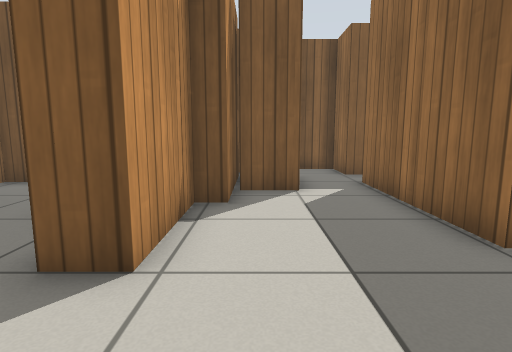
view 1 (above)

19 first-person views from a walk through a robot-simulator world made for Gazebo. The camera is 0.72 m above the floor, tilts 8° down and sees 80° across. Floor lines are 1 m apart. The floor is counted in squares, 0.5 m on a side. Each view is taken from the middle of a square. On the plan, view 1 faces up. The plan holds only what a view shows up to about 14 squares ahead; the rest is blank. Gazebo's built-in surfaces are drawn with simple patterns.

view 2
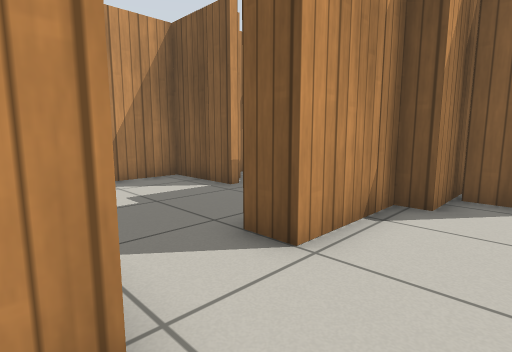

view 3
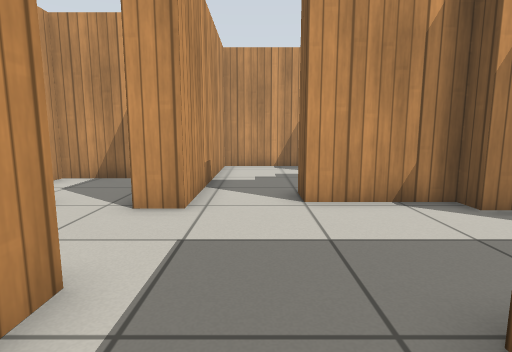

view 4
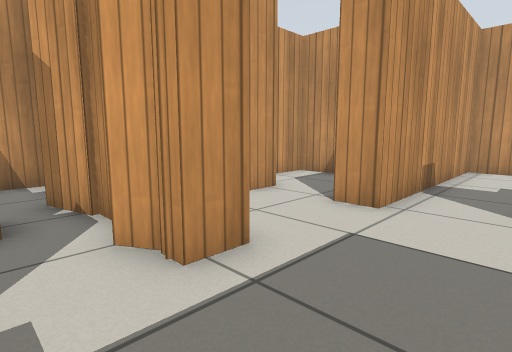

view 5
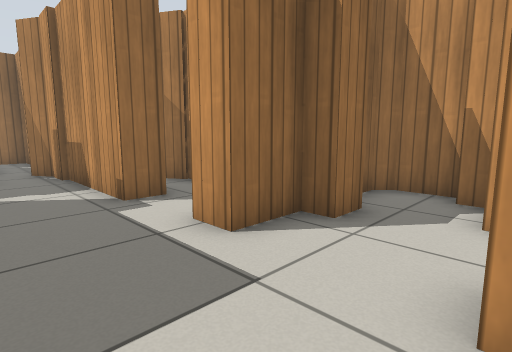

view 6
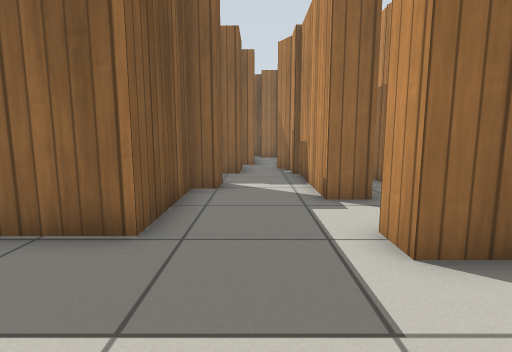

view 7
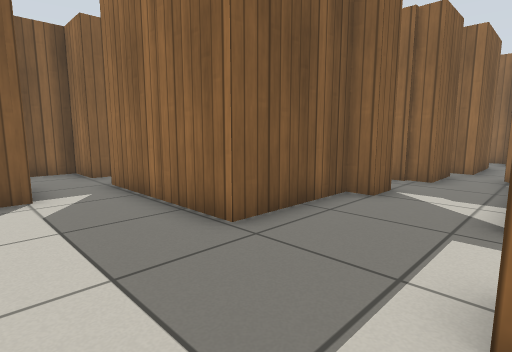

view 8
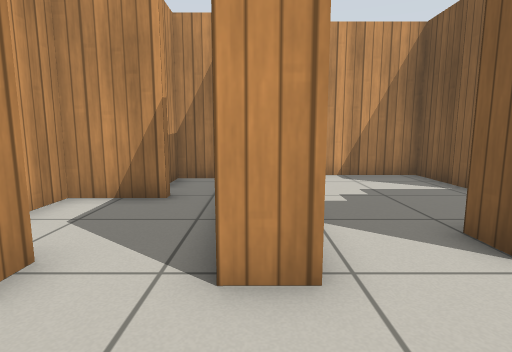

view 9
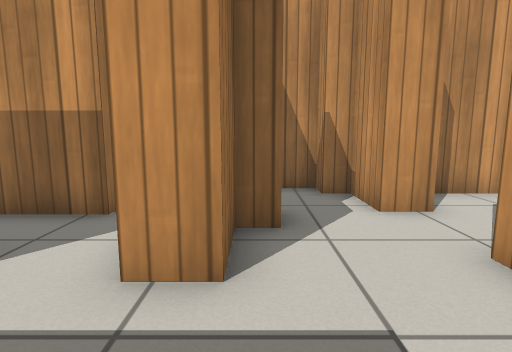

view 10
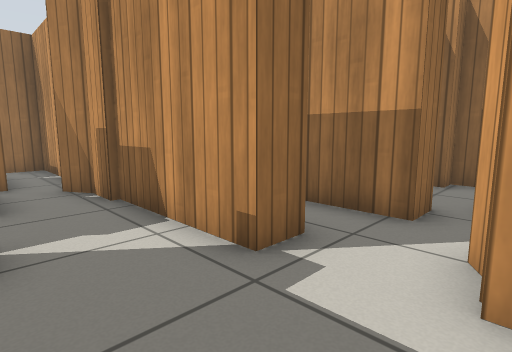

view 11
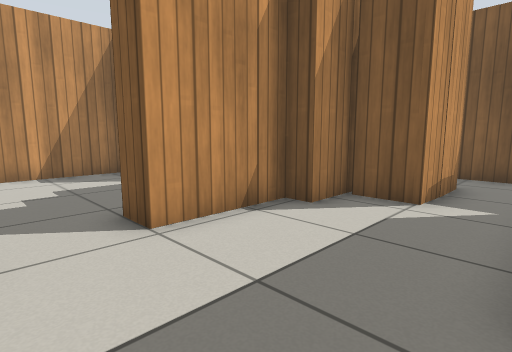

view 12
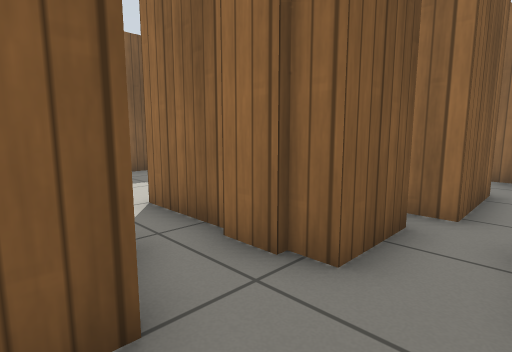

view 13
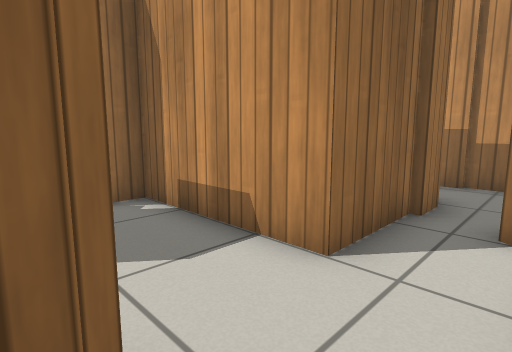

view 14
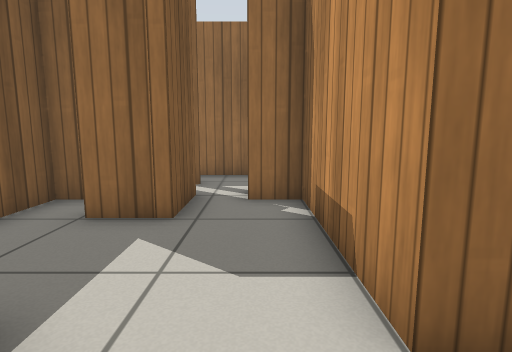

view 15
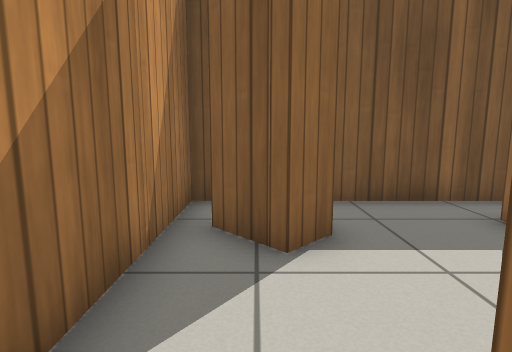

view 16
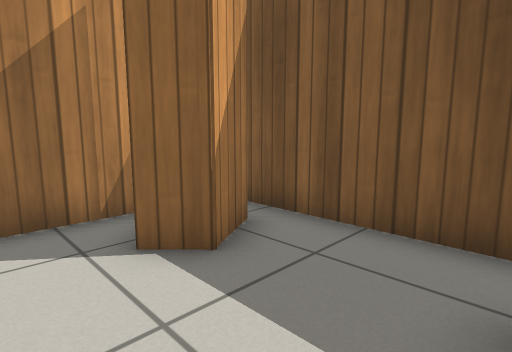

view 17
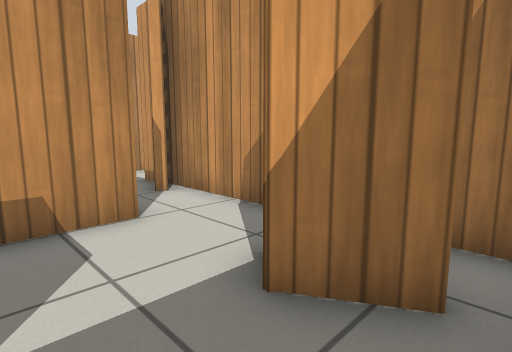

view 18
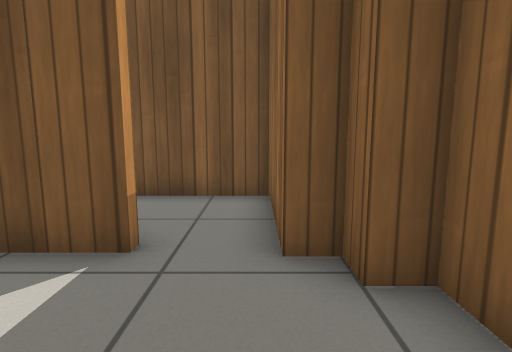

view 19
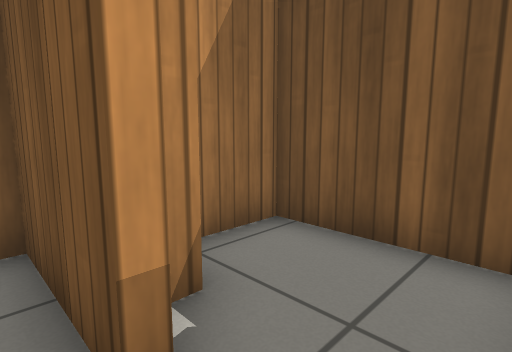

### Floor plan
Ten units are one square. View 1 is at (0, 0); x grows to the right and y downward. Boxes are objects, and circles mark ways between rooms. Rooms are numbered by the first view taken in them; rooms with no view inside come last. Other rooms are left out.
<svg viewBox="-89 -129 245 183">
<path fill="none" stroke="#000" d="M-23 -39 -23 -47 -30 -47 -30 -55 -37 -55M31 -37 31 -89M-55 -55 -84 -55 -84 -6 -7 -6 -7 4M23 -2 33 -2M-7 -102 -7 -62 -13 -62 -13 -30 -24 -30M13 -102 11 -76 -5 -76M38 -106 31 -106 31 -124 7 -124M78 -36 78 -30 68 -30 68 -37 31 -37M55 -5 98 -5M96 -32 96 -44M96 -6 108 -6 118 -12M98 -42 98 -56M76 -56 76 -41M119 -26 98 -26 98 -34M127 -21 127 -29M101 -102 94 -95 83 -106M98 -56 98 -70 145 -70 145 -82M76 -104 76 -56M151 -94 131 -94 131 -110M93 -116 101 -102M145 -117 145 -124 76 -124 76 -104M-14 25 -3 25 -3 42 3 42 3 49 19 49 23 45 23 39M-47 19 -47 42 -22 42M16 26 16 15 23 15 23 -2M-77 13 -77 25 -66 25M-62 -66 -62 -61M-37 -55 -37 -89 -74 -89 -74 -72"/>
<circle cx="30" cy="-20" r="3" fill="#2a7"/>
<circle cx="10" cy="0" r="3" fill="#2a7"/>
<circle cx="-45" cy="-60" r="3" fill="#2a7"/>
<circle cx="90" cy="-50" r="3" fill="#2a7"/>
<circle cx="100" cy="-95" r="3" fill="#2a7"/>
<text x="-10" y="-40">1</text>
<text x="70" y="-20">2</text>
<text x="100" y="-80">3</text>
<text x="110" y="-120">4</text>
<text x="-20" y="20">5</text>
<text x="-50" y="-70">6</text>
</svg>
Room 1 opens to room 2. Room 1 opens to room 5. Room 1 opens to room 6. Room 2 opens to room 3. Room 3 opens to room 4.

Where each view was taken, in squares from view 1:
view 1: 0 up, 0 right, facing up
view 2: 0 up, 1 right, facing up-left
view 3: 2 up, 5 right, facing left
view 4: 3 up, 5 right, facing down-left
view 5: 3 up, 1 left, facing down-right
view 6: 2 up, 1 left, facing right
view 7: 0 up, 0 right, facing up-right
view 8: 0 up, 2 right, facing left
view 9: 3 up, 2 right, facing down
view 10: 3 up, 3 right, facing down-right
view 11: 1 up, 3 right, facing up-left
view 12: 1 up, 7 right, facing up-right
view 13: 10 up, 8 right, facing down-right
view 14: 8 up, 8 right, facing right
view 15: 6 up, 9 right, facing up
view 16: 8 up, 13 right, facing up-left
view 17: 12 up, 12 right, facing down-left
view 18: 2 up, 4 left, facing up
view 19: 5 up, 4 left, facing up-left
